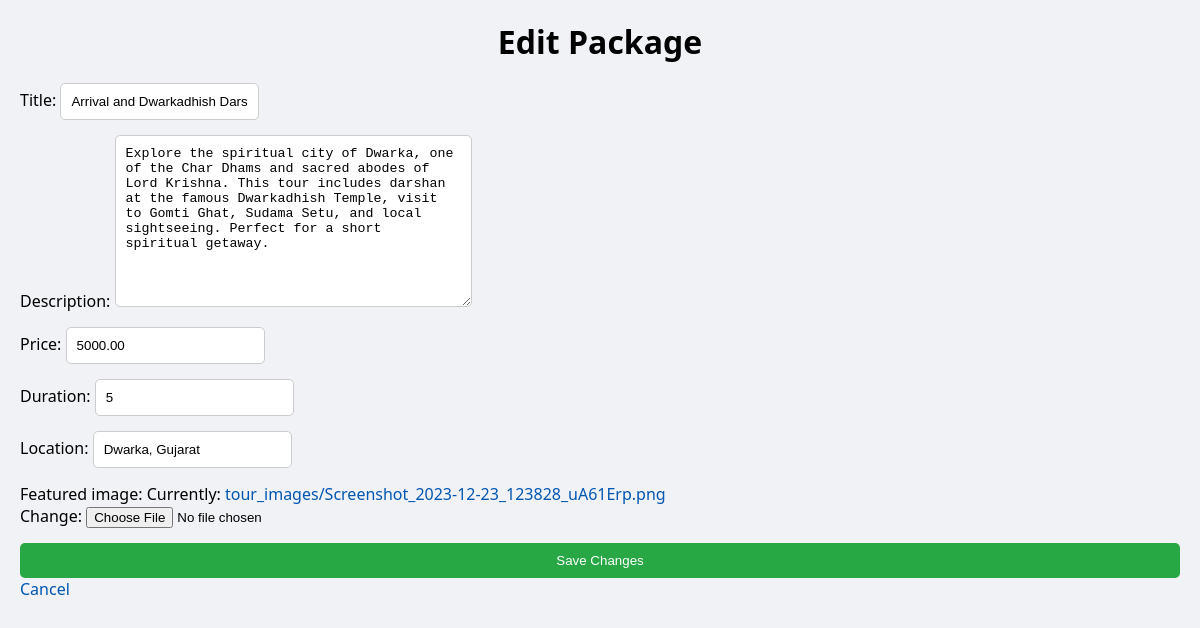
Before: /edit/2/ with the older database file.
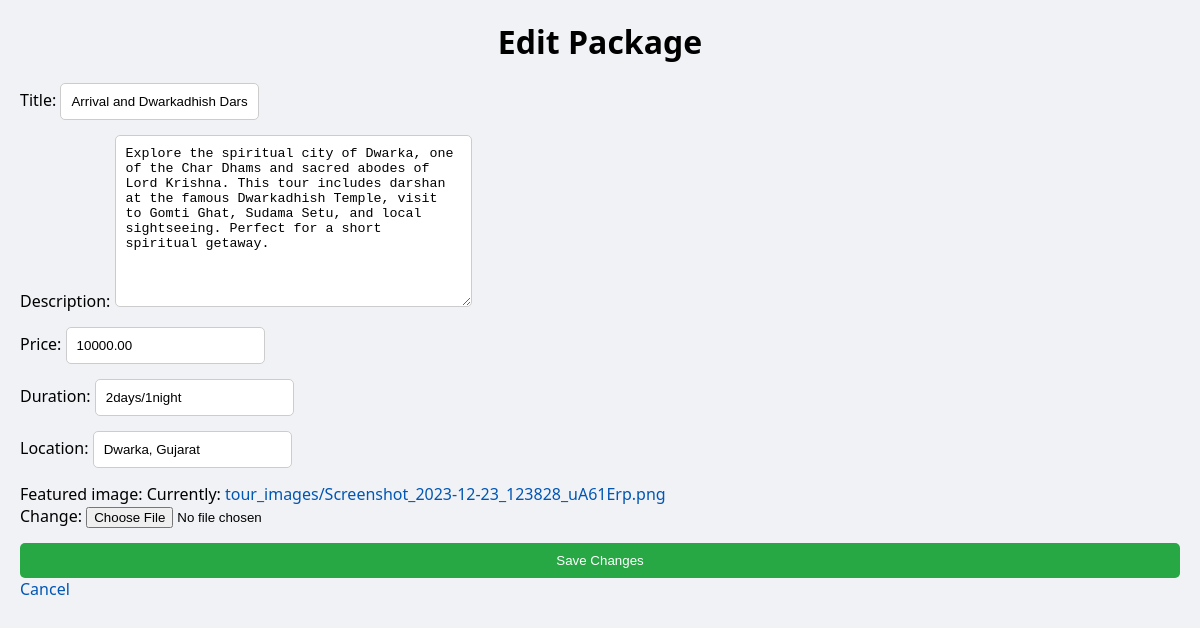
After: the same page with the newer database file.
### tourApp/models.py (models this page shows, shortened)
class TourPackage(models.Model):
    title = models.CharField(max_length=200)
    description = models.TextField()
    price = models.DecimalField(max_digits=10, decimal_places=2)
    duration = models.CharField(max_length=100)
    location = models.CharField(max_length=200)
    featured_image = models.ImageField(upload_to='tour_images/')

### tourApp/views.py (the view)
# urls.py: path('edit/<int:id>/', views.edit_package, name='edit_package'),
def edit_package(request, id):
    package = get_object_or_404(TourPackage, id=id)
    if request.method == 'POST':
        form = TourPackageForm(request.POST, instance=package)
        if form.is_valid():
            form.save()
            return redirect('view_packages')
    else:
        form = TourPackageForm(instance=package)
    return render(request, 'tourApp/edit_package.html', {'form': form})

### tourApp/forms.py
class TourPackageForm(forms.ModelForm):
    class Meta:
        model = TourPackage
        fields = '__all__'

### templates/tourApp/edit_package.html (shortened to what this page needs)
<!DOCTYPE html>
<html>
<head>
{% load static %}
<link rel="stylesheet" type="text/css" href="{% static 'style.css' %}">
</head>
<body>
    <h1>Edit Package</h1>
    <form method="post">
        {{ form.as_p }}
        <button type="submit">Save Changes</button>
    </form>
    <a href="{% url 'package_list' %}">Cancel</a>
</body>
</html>

Changed rows visible on the page:
changed TourPackage "Arrival and Dwarkadhish Darshan": price "5000.00" → "10000.00"; duration "5" → "2days/1night"
